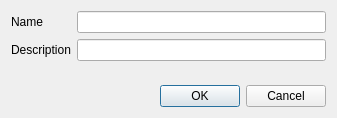
<?xml version="1.0" encoding="UTF-8"?>
<ui version="4.0">
 <class>Dialog</class>
 <widget class="QDialog" name="Dialog">
  <property name="geometry">
   <rect>
    <x>0</x>
    <y>0</y>
    <width>337</width>
    <height>118</height>
   </rect>
  </property>
  <property name="windowTitle">
   <string>New CA / RA</string>
  </property>
  <layout class="QVBoxLayout" name="verticalLayout">
   <item>
    <layout class="QFormLayout" name="formLayout">
     <item row="1" column="1">
      <widget class="QLineEdit" name="leName"/>
     </item>
     <item row="2" column="1">
      <widget class="QLineEdit" name="leDescription"/>
     </item>
     <item row="2" column="0">
      <widget class="QLabel" name="label_5">
       <property name="text">
        <string>Description</string>
       </property>
      </widget>
     </item>
     <item row="1" column="0">
      <widget class="QLabel" name="label_4">
       <property name="text">
        <string>Name</string>
       </property>
      </widget>
     </item>
    </layout>
   </item>
   <item>
    <widget class="QDialogButtonBox" name="buttonBox">
     <property name="orientation">
      <enum>Qt::Horizontal</enum>
     </property>
     <property name="standardButtons">
      <set>QDialogButtonBox::Cancel|QDialogButtonBox::Ok</set>
     </property>
    </widget>
   </item>
  </layout>
 </widget>
 <resources/>
 <connections>
  <connection>
   <sender>buttonBox</sender>
   <signal>accepted()</signal>
   <receiver>Dialog</receiver>
   <slot>accept()</slot>
   <hints>
    <hint type="sourcelabel">
     <x>248</x>
     <y>254</y>
    </hint>
    <hint type="destinationlabel">
     <x>157</x>
     <y>274</y>
    </hint>
   </hints>
  </connection>
  <connection>
   <sender>buttonBox</sender>
   <signal>rejected()</signal>
   <receiver>Dialog</receiver>
   <slot>reject()</slot>
   <hints>
    <hint type="sourcelabel">
     <x>316</x>
     <y>260</y>
    </hint>
    <hint type="destinationlabel">
     <x>286</x>
     <y>274</y>
    </hint>
   </hints>
  </connection>
 </connections>
</ui>
